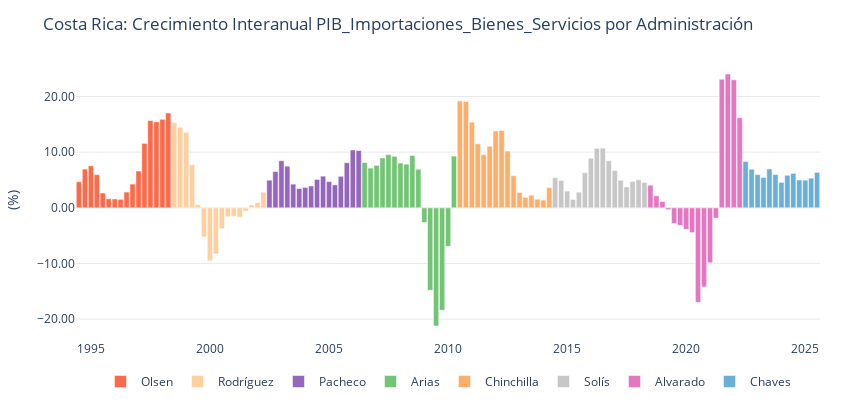

The code cell stored with this chart in its notebook:
### Markdown cell above
<font color = 'red'> PIB POR COMPONENTES DEL GASTO

### Code cell
df = ob_pibv_yoy.demanda.get_categorias_principales()
df.columns = df.columns.str.replace('_TC', '')
df.info()
print('\n')
col = 'PIB_Importaciones_Bienes_Servicios'
statistic = 'mean'

pib = df[[col]]
pib = tag_politics(pib)
pib = pib[pib['Label'] != 'Calderón']

stats_by_admin = compute_basic_statistics(pib, value_col=col, groupby_col='Label')
stats_by_admin = stats_by_admin.sort_values(by = statistic, ascending = False).round(2)

fig_pib_label = plot_timeseries_bars(
    df=pib,
    start = '1994-06-30',
    y_col=col,
    category_col="Label",
    title=f"Costa Rica: Crecimiento Interanual {col} por Administración",
    x_title="",
    y_title="(%)",
    y_round=2,
    y_suffix="",
    width=850,
    height=420,
    zero_line=False,
    showlegend=True,
    colors=presidential_colors,
    template='plotly_white',
    show_y_grid=True
)

fig_pib_label.show()

display(stats_by_admin[[statistic]].transpose())
